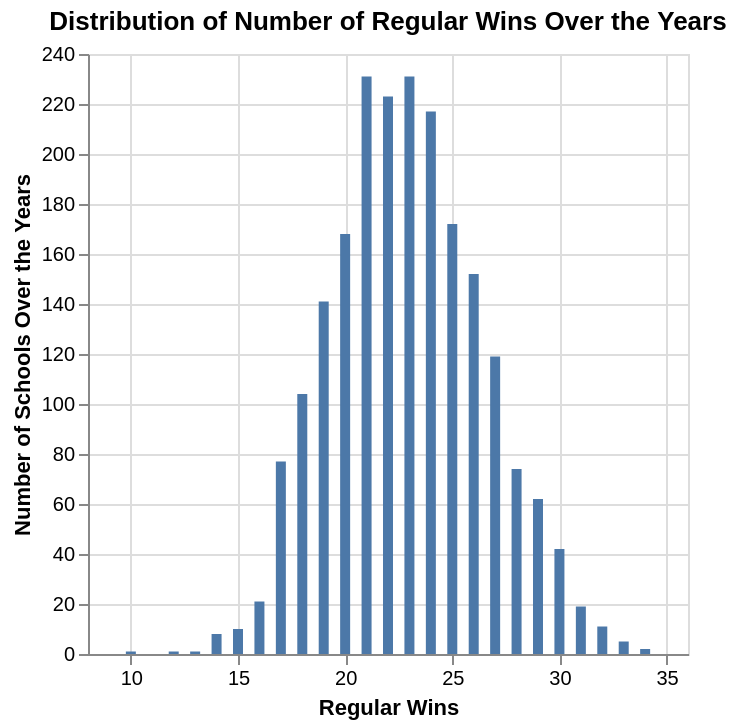

Here is the notebook cell this chart was saved with:
### Markdown cell above
<div style="background-color: #f0f0f0; padding: 10px;">
    
#### Task 4.4: Plot the distribution of two relevant variables in the raw data (4 points)

- Use `altair` to plot the distribution of one of the numeric variables in your tidied data set.

- Use `altair` to create a visualization showing the relative proportions of each category/level for one of categorical variable in your tidied data set. 

- Clearly label the variable that is being plotted in each plot.

*Notes:* 
- *Be sure the output is as clear as possible, provide an English title along with readable x and y column names*

- *You may also add more code cells to this section*

</div>

### Code cell
import altair as alt
distr_plot = alt.Chart(tidied).mark_bar().encode(
    alt.X("reg_wins").title("Regular Wins"),
    alt.Y("count()").title("Number of Schools Over the Years")
).properties(
    title="Distribution of Number of Regular Wins Over the Years"
)
distr_plot

### Figure 1 — Vega-Lite specification as saved in the notebook (floating-point values rounded to 4 significant figures; data arrays with more than 128 entries replaced by an {"elided": "..."} marker saying what was removed)
{"config": {"view": {"continuousWidth": 300, "continuousHeight": 300}}, "data": {"name": "data-b9be7f4dc41d94d17dc6955bea657bbc"}, "mark": {"type": "bar"}, "encoding": {"x": {"field": "reg_wins", "title": "Regular Wins", "type": "quantitative"}, "y": {"aggregate": "count", "title": "Number of Schools Over the Years", "type": "quantitative"}}, "title": "Distribution of Number of Regular Wins Over the Years", "$schema": "https://vega.github.io/schema/vega-lite/v5.20.1.json", "datasets": {"data-b9be7f4dc41d94d17dc6955bea657bbc": {"elided": "2092 records"}}}
